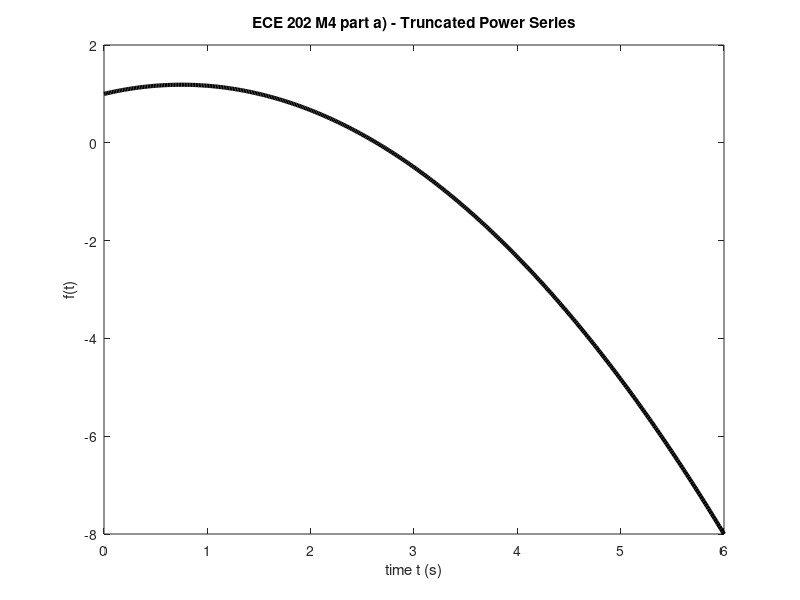

Write the MATLAB code that produced this figure.
% Grady Sullivan
% 9/18/19
% ECE 202 Fall 2019, MATLAB Exercise M4
% part a: Truncated power series

% f(t) = 1 + t / 2 - t^2 / 3 ; from t = 0 to t = 6s

clf
clear

tmin = 0; tmax = 6; % variables for time to make more robust

t = linspace (tmin,tmax,401); % in s
f = 1 + t / 2 - t.^2 / 3; % function

plot(t, f, 'k','LineWidth', 3) % plots with thickness of 3
xlabel('time t (s)')
ylabel('f(t)')
title('ECE 202 M4 part a) - Truncated Power Series')